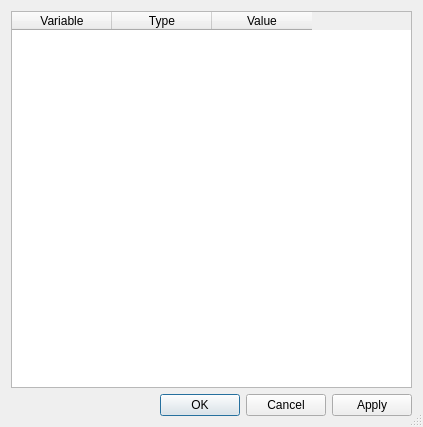
<?xml version="1.0" encoding="UTF-8"?>
<ui version="4.0">
 <class>SqwParamDlg</class>
 <widget class="QDialog" name="SqwParamDlg">
  <property name="geometry">
   <rect>
    <x>0</x>
    <y>0</y>
    <width>423</width>
    <height>427</height>
   </rect>
  </property>
  <property name="windowTitle">
   <string>Parameters</string>
  </property>
  <property name="sizeGripEnabled">
   <bool>true</bool>
  </property>
  <layout class="QGridLayout" name="gridLayout">
   <item row="0" column="0">
    <widget class="QTableWidget" name="tableParams">
     <property name="alternatingRowColors">
      <bool>true</bool>
     </property>
     <property name="selectionBehavior">
      <enum>QAbstractItemView::SelectRows</enum>
     </property>
     <property name="sortingEnabled">
      <bool>true</bool>
     </property>
     <attribute name="verticalHeaderShowSortIndicator" stdset="0">
      <bool>false</bool>
     </attribute>
     <column>
      <property name="text">
       <string>Variable</string>
      </property>
     </column>
     <column>
      <property name="text">
       <string>Type</string>
      </property>
     </column>
     <column>
      <property name="text">
       <string>Value</string>
      </property>
     </column>
    </widget>
   </item>
   <item row="1" column="0">
    <widget class="QDialogButtonBox" name="buttonBox">
     <property name="orientation">
      <enum>Qt::Horizontal</enum>
     </property>
     <property name="standardButtons">
      <set>QDialogButtonBox::Apply|QDialogButtonBox::Cancel|QDialogButtonBox::Ok</set>
     </property>
    </widget>
   </item>
  </layout>
 </widget>
 <resources/>
 <connections>
  <connection>
   <sender>buttonBox</sender>
   <signal>accepted()</signal>
   <receiver>SqwParamDlg</receiver>
   <slot>accept()</slot>
   <hints>
    <hint type="sourcelabel">
     <x>248</x>
     <y>254</y>
    </hint>
    <hint type="destinationlabel">
     <x>157</x>
     <y>274</y>
    </hint>
   </hints>
  </connection>
  <connection>
   <sender>buttonBox</sender>
   <signal>rejected()</signal>
   <receiver>SqwParamDlg</receiver>
   <slot>reject()</slot>
   <hints>
    <hint type="sourcelabel">
     <x>316</x>
     <y>260</y>
    </hint>
    <hint type="destinationlabel">
     <x>286</x>
     <y>274</y>
    </hint>
   </hints>
  </connection>
 </connections>
</ui>
